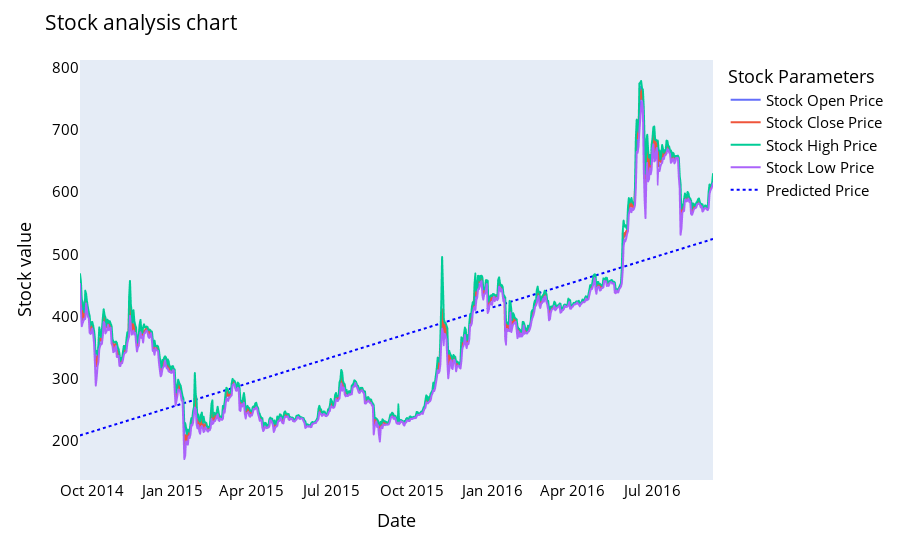

This figure's notebook cell:
### Code cell
model = LinearRegression()
X = np.arange(len(y_2015)).reshape(-1, 1)
y = y_2015['Close']
model.fit(X, y)

y_2015['Predicted'] = model.predict(X)

names = cycle(['Stock Open Price','Stock Close Price','Stock High Price','Stock Low Price','Predicted Price'])

fig = px.line(y_2015, x=y_2015.Date, y=[y_2015['Open'], y_2015['Close'], 
                                          y_2015['High'], y_2015['Low']],
             labels={'Date': 'Date','value':'Stock value'})
fig.add_scatter(
    x=y_2015['Date'],
    y=y_2015['Predicted'],
    mode='lines',
    name='Predicted Price',
    line=dict(color='blue', dash='dot')
)
fig.update_layout(title_text='Stock analysis chart', font_size=15, font_color='black',legend_title_text='Stock Parameters')
fig.for_each_trace(lambda t:  t.update(name = next(names)))
fig.update_xaxes(showgrid=False)
fig.update_yaxes(showgrid=False)

fig.show()

### Figure 1 — Plotly figure (JSON) as saved in the notebook; plotly's stock layout.template omitted (floating-point values rounded to 4 significant figures; data arrays with more than 128 entries replaced by an {"elided": "..."} marker saying what was removed)
{"data": [{"hovertemplate": "variable=Open<br>Date=%{x}<br>Stock value=%{y}<extra></extra>", "legendgroup": "Open", "line": {"color": "#636efa", "dash": "solid"}, "marker": {"symbol": "circle"}, "mode": "lines", "name": "Stock Open Price", "showlegend": true, "type": "scattergl", "x": {"elided": "723 str values"}, "xaxis": "x", "y": {"elided": "723 float values"}, "yaxis": "y"}, {"hovertemplate": "variable=Close<br>Date=%{x}<br>Stock value=%{y}<extra></extra>", "legendgroup": "Close", "line": {"color": "#EF553B", "dash": "solid"}, "marker": {"symbol": "circle"}, "mode": "lines", "name": "Stock Close Price", "showlegend": true, "type": "scattergl", "x": {"elided": "723 str values"}, "xaxis": "x", "y": {"elided": "723 float values"}, "yaxis": "y"}, {"hovertemplate": "variable=High<br>Date=%{x}<br>Stock value=%{y}<extra></extra>", "legendgroup": "High", "line": {"color": "#00cc96", "dash": "solid"}, "marker": {"symbol": "circle"}, "mode": "lines", "name": "Stock High Price", "showlegend": true, "type": "scattergl", "x": {"elided": "723 str values"}, "xaxis": "x", "y": {"elided": "723 float values"}, "yaxis": "y"}, {"hovertemplate": "variable=Low<br>Date=%{x}<br>Stock value=%{y}<extra></extra>", "legendgroup": "Low", "line": {"color": "#ab63fa", "dash": "solid"}, "marker": {"symbol": "circle"}, "mode": "lines", "name": "Stock Low Price", "showlegend": true, "type": "scattergl", "x": {"elided": "723 str values"}, "xaxis": "x", "y": {"elided": "723 float values"}, "yaxis": "y"}, {"line": {"color": "blue", "dash": "dot"}, "mode": "lines", "name": "Predicted Price", "type": "scatter", "x": {"elided": "723 str values"}, "y": {"elided": "723 float values"}}], "layout": {"font": {"color": "black", "size": 15}, "legend": {"title": {"text": "Stock Parameters"}, "tracegroupgap": 0}, "margin": {"t": 60}, "title": {"text": "Stock analysis chart"}, "xaxis": {"anchor": "y", "domain": [0, 1], "showgrid": false, "title": {"text": "Date"}}, "yaxis": {"anchor": "x", "domain": [0, 1], "showgrid": false, "title": {"text": "Stock value"}}}}
